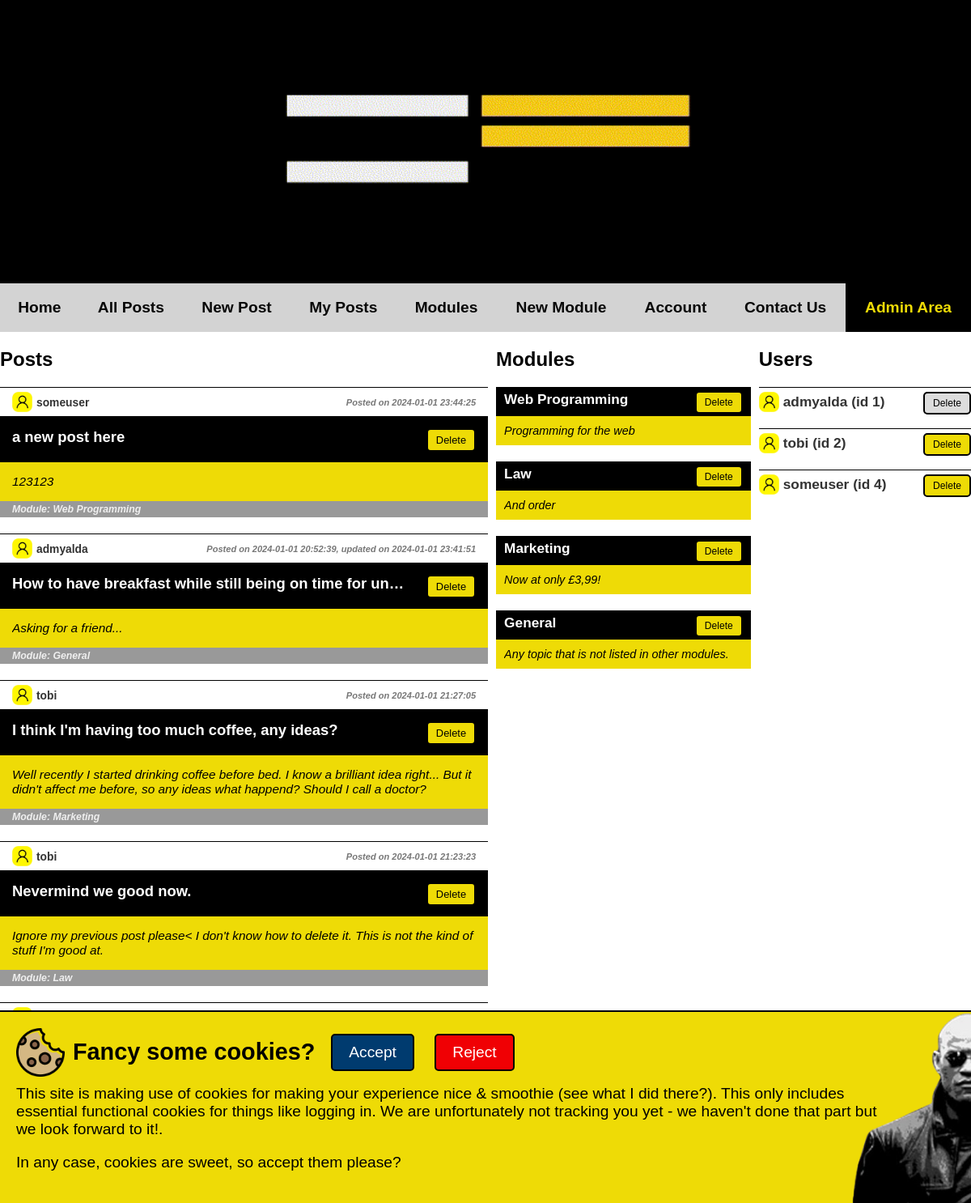
Screenshot of /AdminArea.php (signed in) with the database file from the repository.
### tables this page shows
CREATE TABLE IF NOT EXISTS `QUESTION` (
  `QuestionID` int NOT NULL AUTO_INCREMENT,
  `UserID` int NOT NULL,
  `ModuleID` int NOT NULL,
  `QuestionTitle` varchar(160) NOT NULL,
  `QuestionText` varchar(10000) NOT NULL,
  `QuestionImage` varchar(255) DEFAULT NULL,	
  `QuestionCreateDate` datetime DEFAULT NOW(),
  `QuestionUpdateDate` datetime DEFAULT NOW(),
  PRIMARY KEY (`QuestionID`),
  FOREIGN KEY (`UserID`) REFERENCES USER(`UserID`)
    ON DELETE CASCADE
    ON UPDATE CASCADE,
  FOREIGN KEY (ModuleID) REFERENCES MODULE(ModuleID)
    ON DELETE CASCADE
    ON UPDATE CASCADE
 
);

CREATE TABLE IF NOT EXISTS `MODULE`(
    ModuleID int NOT NULL AUTO_INCREMENT,
    ModuleName varchar(50) NOT NULL,
    ModuleDescription varchar(100) DEFAULT NULL,
    PRIMARY KEY (ModuleID)
);

CREATE TABLE IF NOT EXISTS `USER` (
  `UserID` int NOT NULL AUTO_INCREMENT,
  `Username` varchar(255) NOT NULL,
  `Password` varchar(255) NOT NULL,
  `Surname` varchar(255)  NULL,
  `Firstname` varchar(255) DEFAULT NULL,
  `Email` varchar(255) NOT NULL,
  `Coffees` int(7) DEFAULT 0,
  `IsAdmin` BOOLEAN DEFAULT 0,
  PRIMARY KEY (`UserID`)
 
);

### TEMPLATES/AdminArea.html.php (the view, shortened to what this page needs)
<div class="admin-area">
    <section class="section posts-section">
        <h2 class="page-title">Posts</h2>
        <?php foreach($posts as $post): ?>
        <div class="post-entry">
            <div class="post-author">
                <div class="post-author-image"><img src="INCLUDES\OIP-removebg-preview.png" /></div><span><?=htmlspecialchars($usernameTable[$post['UserID']],ENT_QUOTES,'UTF-8')?></span>
                <span class="post-create-date">Posted on <?=htmlspecialchars($post['QuestionCreateDate'],ENT_QUOTES,'UTF-8')?><?php if ($post['QuestionCreateDate'] !== $post['QuestionUpdateDate']): ?>, updated on <?=htmlspecialchars($post['QuestionUpdateDate'],ENT_QUOTES,'UTF-8'); endif;?></span>
            </div>
            <div class="post-title">
                <p>
                    <a class="goto-post" href="PostView.php?id=<?= $post['QuestionID'];?>">
                        <?=htmlspecialchars($post['QuestionTitle'],ENT_QUOTES,'UTF-8')?>
                    </a>
                </P>
                <button class="post-button" onclick="confirmDelete('post', <?php echo $post['QuestionID']; ?>)">Delete</button>
            </div>
            <div class="post-text">
                <p>
                    <a class="goto-post" href="PostView.php?id=<?= $post['QuestionID'];?>">
                        <?=htmlspecialchars($post['QuestionText'],ENT_QUOTES,'UTF-8')?>
                    </a>
                </P>
            </div>
            <div class="post-footer">
                <p>
                Module: <?=htmlspecialchars($moduleTable[$post["ModuleID"]],ENT_QUOTES,'UTF-8')?>
                </P>
            </div>
        </div>
        <?php endforeach; ?>
    </section>
    <section class="section modules-section">
        <h2 class="page-title">Modules</h2>
        <?php if(isset($modulesError)):?>
            <p> <?=$modulesError ?></p>
        <?php else: ?>
            <?php foreach($modules as $module): ?>
            <div class="post-entry">
                <div class="post-title">
                    <p>
                    <?=htmlspecialchars($module['ModuleName'],ENT_QUOTES,'UTF-8')?>
                    </P>
                    <button class="post-button" onclick="confirmDelete('module', <?php echo $module['ModuleID']; ?>)">Delete</button>
                </div>
                <div class="post-text">
                    <p>
                    <?=htmlspecialchars($module['ModuleDescription'],ENT_QUOTES,'UTF-8')?>
                    </P>
                </div>
            </div>
            <?php endforeach; ?>
        <?php endif;?>
    </section>
    <section class="section users-section">
        <h2 class="page-title">Users</h2>
        <?php if(isset($usersError)):?>
            <p> <?=$usersError ?></p>
        <?php else: ?>
            <?php foreach($users as $user): ?>
            <div class="post-entry">
                <div class="post-author">
                    <div class="post-author-image"><img src="INCLUDES\OIP-removebg-preview.png" /></div><span><?=htmlspecialchars($user['Username'],ENT_QUOTES,'UTF-8')?> (id <?=htmlspecialchars($user['UserID'],ENT_QUOTES,'UTF-8')?>)</span>
                    <?php if ($user['UserID'] == 1): ?>
                        <button class="post-button disabled-button">Delete</button>
                    <?php else: ?>
                        <button class="post-button" onclick="confirmDelete('user', <?php echo $user['UserID']; ?>)">Delete</button>
                    <?php endif;?>
                </div>
            </div>
            <?php endforeach; ?>
        <?php endif;?>
    </section>
</div>

### Style.css (style rules this page uses)
* { margin: 0; padding: 0; }
body { font-family: Arial, Helvetica, Sans-serif; }
p { margin-bottom: 1em; }
body { font-size: 1.2em; font-family: arial, helvetica, sans-serif }
.post-entry { background: rgb(238, 219, 6); color: black; margin-bottom: 20px; }
a.goto-post:link { text-decoration: none; }
.post-title { background: black; color: white; font-weight: bold; font-size: 1.2em; padding: 15px; }
.post-title p { display: inline-block; max-width: 85%; text-overflow: ellipsis; white-space: nowrap; overflow: hidden; }
.post-title p a { color: white; }
.post-entry p { margin-bottom: 0; }
.post-text { font-style: italic; padding: 15px; }
.post-text p { overflow: hidden; display: -webkit-box; -webkit-line-clamp: 2; -webkit-box-orient: vertical; }
.post-text p a { color: black; }
.post-footer { background: #999; padding: 3px 15px; font-size: 0.8em; font-weight: bold; font-style: italic; color: #efefef; }
.post-button { cursor: pointer; background:rgb(238, 219, 6); color: black; float: right; font-size: 0.7em; padding: 5px 10px; }
.post-author { display: flex; align-items: center; padding: 5px 15px; font-weight: bold; color: #333; background: white; border-top:solid 1px black; font-size: 0.9em; vertical-align: baseline; }
.post-author span { display: inline-block; vertical-align: middle; }
.post-create-date { margin-left: auto; color: #777; font-size: 0.8em; font-style: italic; }
.post-author-image { display: inline-block; height: 25px; vertical-align: middle; margin-right: 5px; }
.post-author-image img { height: 25px; width: auto; }
.page-title { margin-bottom: 20px; }
input, textarea, select, button { border: 2px solid black; }
.admin-area { display: grid; grid-template-columns: 2.3fr 1.2fr 1fr; column-gap: 10px; }
.admin-area .section { font-size: 0.8em; }
.admin-area .modules-section { font-size: 0.75em; }
.admin-area .modules-section .post-title { padding: 5px 10px; }
.admin-area .modules-section .post-text { padding: 10px 10px; }
.admin-area .modules-section .post-title p { max-width: 75%; }
.admin-area .users-section { font-size: 1em; }
.admin-area .section .page-title { font-size: 24px; }
.admin-area .users-section .post-author { padding: 5px 0 0 0; display: block; }
.disabled-button { background: #ddd; cursor: not-allowed; }
button { border-radius: 5px !important; }
button, input[type="submit"] { cursor: pointer; }
button, span, img { background: transparent; }

### rows the page displays
question: UserID "someuser", QuestionCreateDate "2024-01-01 23:44:25", QuestionTitle "a new post here", QuestionText "123123", ModuleID "Web Programming"
question: UserID "admyalda", QuestionCreateDate "2024-01-01 20:52:39", QuestionUpdateDate "2024-01-01 23:41:51", QuestionTitle "How to have breakfast while still being on time for un…", QuestionText "Asking for a friend...", ModuleID "General"
question: UserID "tobi", QuestionCreateDate "2024-01-01 21:27:05", QuestionTitle "I think I'm having too much coffee, any ideas?", QuestionText "Well recently I started drinking coffee before bed. I know a brilliant idea right... But it didn't affect me before, so any ideas what happend? Should I call a doctor?", ModuleID "Marketing"
question: UserID "tobi", QuestionCreateDate "2024-01-01 21:23:23", QuestionTitle "Nevermind we good now.", QuestionText "Ignore my previous post please< I don't know how to delete it. This is not the kind of stuff I'm good at.", ModuleID "Law"
module: ModuleName "Web Programming", ModuleDescription "Programming for the web"
module: ModuleName "Law", ModuleDescription "And order"
module: ModuleName "Marketing", ModuleDescription "Now at only £3,99!"
module: ModuleName "General", ModuleDescription "Any topic that is not listed in other modules."
user: Username "admyalda", UserID "1", shows "Delete"
user: Username "tobi", UserID "2"
user: Username "someuser", UserID "4"
